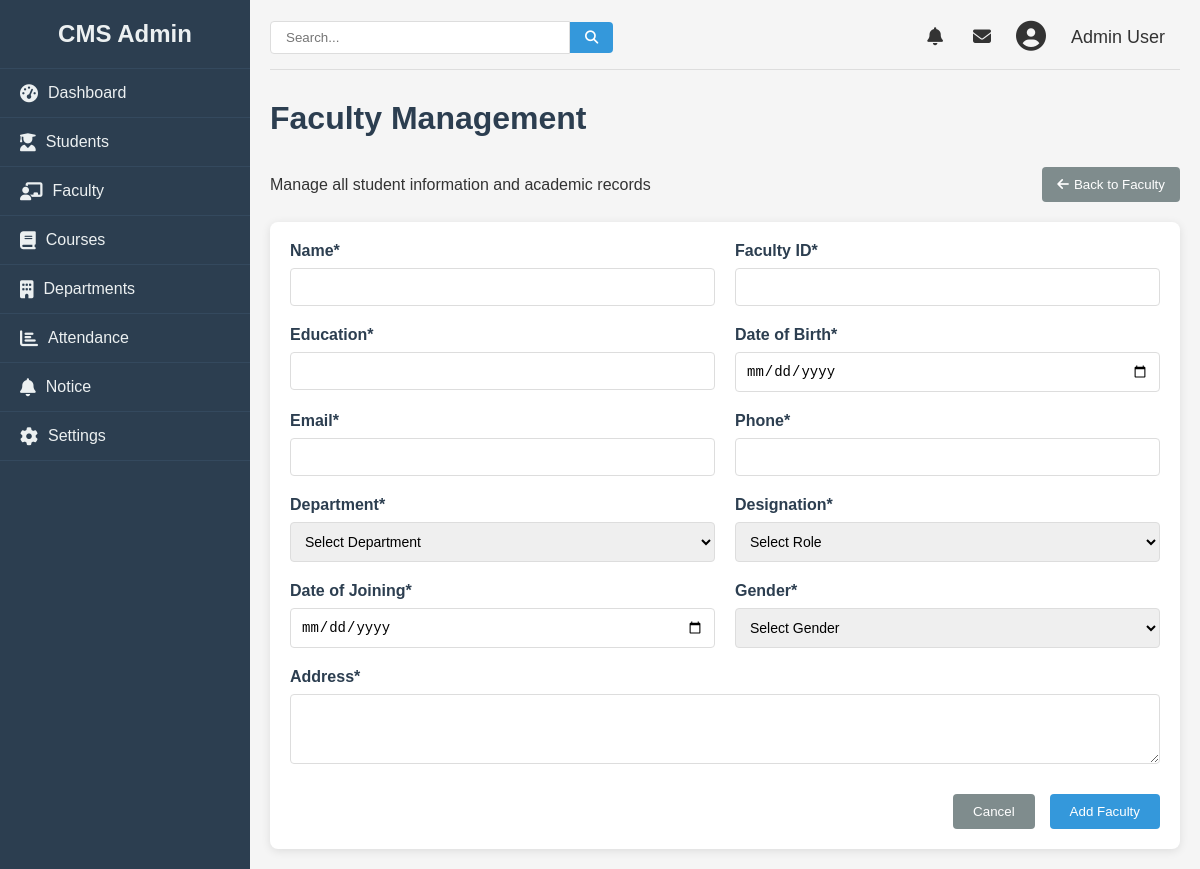
The page /admin/update/faculty/5 on the database as committed earlier.
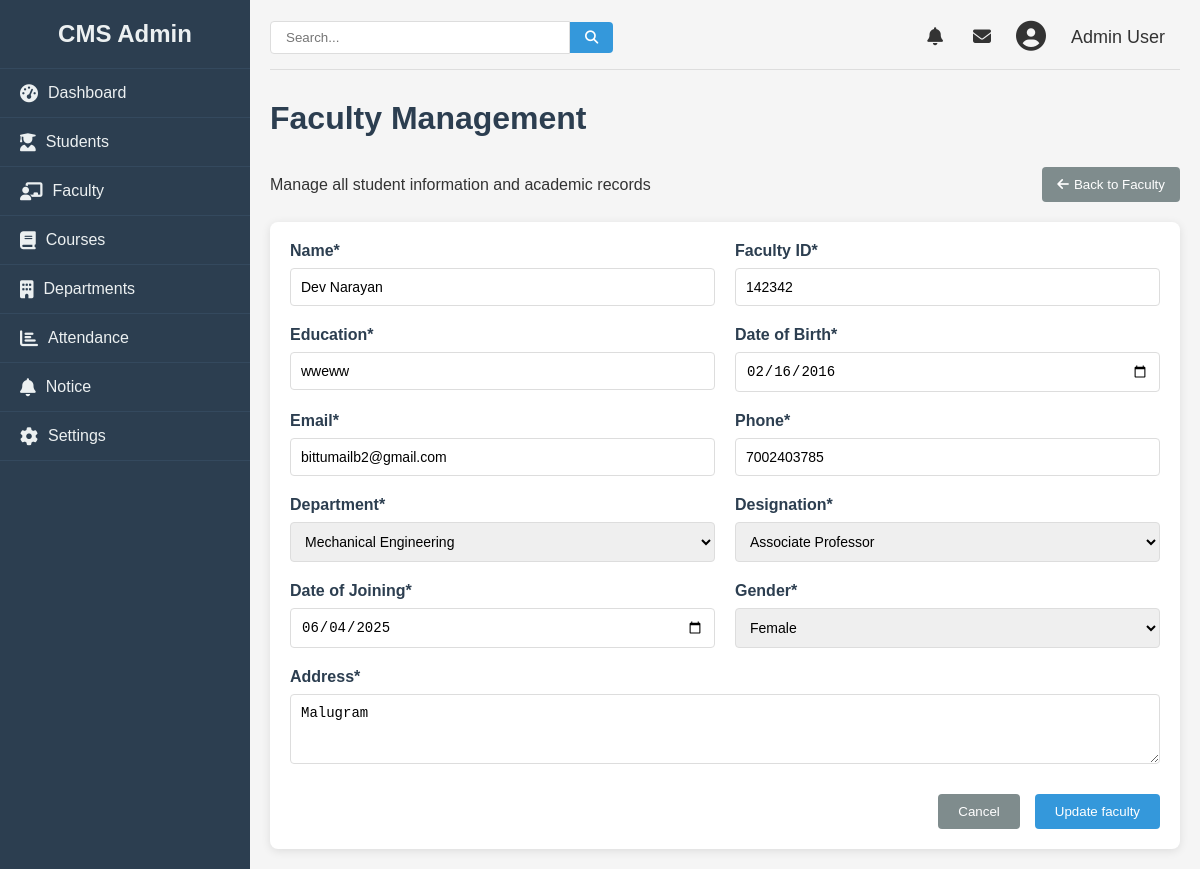
The same page on the database as committed later.
### college/model.py (models this page shows, shortened)
class Faculty(db.Model):
    id = db.Column(db.Integer, primary_key=True)
    name = db.Column(db.String(100), nullable=False)
    facultyid = db.Column(db.Integer, nullable=False)
    education = db.Column(db.String(100), nullable=False)
    email = db.Column(db.String(100), nullable=False)
    phone = db.Column(db.Integer, nullable=False)
    department = db.Column(db.Integer, nullable=False)
    role = db.Column(db.Integer, nullable=False)
    dob = db.Column(db.Date, nullable=False)
    doj = db.Column(db.Date, nullable=False)
    gender = db.Column(db.String, nullable=False)
    address = db.Column(db.String, nullable=False)

### college/admin/update.py (the view, shortened to what this page needs)
@app.route("/admin/update/faculty/<id>", methods = ["GET", "POST"])
def updatefaculty(id):
    faculty = Faculty.query.get(id)
    return render_template("addfaculty.html", data= faculty, departments= dep, designations = designs)

### college/admin/templates/addfaculty.html (shortened to what the changed rows need)
{% from "macro/cmsnav.html" import cmsnav%}
{%extends "admbase.html"%}
{%block head%}
<link rel="stylesheet" href="{{url_for('static', filename='css/styles.css')}}">
<link rel="stylesheet" href="https://cdnjs.cloudflare.com/ajax/libs/font-awesome/6.4.0/css/all.min.css">
{%endblock%}
{%block content%}
<div class="container" w-tid="21">
    {{cmsnav()}}
    <main class="main-content" w-tid="111">
        <div id="dashboard-page" class="content-section" w-tid="139">
            <div class="dashboard" w-tid="141">
                <h1 w-tid="357">Faculty Management</h1>
                <div class="student-form-container" w-tid="1519">
                    {%if data%}
                    <form id="add-student-form" method="POST" action="/admin/update/faculty/{{data.id}}" class="student-form"
                        w-tid="1521">
                        {%else%}
                        <form id="add-student-form" method="POST" action="/admin/addfaculty" class="student-form"
                        w-tid="1521">
                        {%endif%}
                        <div class="form-row" w-tid="1523">
                            <div class="form-group" w-tid="1525">
                                <label for="name" w-tid="1527">Name*</label>
                                <input type="text" id="new-firstName" name="name" required="" w-tid="1529" value="{{data.name}}">
                            </div>
                            <div class="form-group" w-tid="1525">
                                <label for="facultyid" w-tid="1527">Faculty ID*</label>
                                <input type="text" id="new-firstName" name="facultyid" required="" w-tid="1529"
                                value="{{data.facultyid}}">
                            </div>
                        </div>
                        <div class="form-row" w-tid="1523">
                            <div class="form-group" w-tid="1525">
                                <label for="education" w-tid="1527">Education*</label>
                                <input type="text" id="new-firstName" name="education" required="" w-tid="1529" value="{{data.education}}">
                            </div>
                            <div class="form-group" w-tid="1571">
                                <label for="new-dob" w-tid="1573">Date of Birth*</label>
                                <input type="date" id="new-dob" name="dob" required="" w-tid="1575" value="{{data.dob}}">
                            </div>
                        </div>
                        <div class="form-row" w-tid="1537">
                            <div class="form-group" w-tid="1539">
                                <label for="new-email" w-tid="1541">Email*</label>
                                <input type="email" id="new-email" name="email" required="" w-tid="1543"
                                value="{{data.email}}">
                            </div>
                            <div class="form-group" w-tid="1545">
                                <label for="new-phone" w-tid="1547">Phone*</label>
                                <input type="tel" id="new-phone" name="phone" required="" w-tid="1549" value="{{data.phone}}">
                            </div>
                        </div>
                        <div class="form-row" w-tid="1551">
                            <div class="form-group" w-tid="1553">
                                <label for="new-department" w-tid="1555">Department*</label>
                                <select id="new-department" name="department" required="" w-tid="1557">
                                    <option value="">Select Department</option>
                                    {%for dep in departments%}
                                    <option {%if dep==data.department%}selected{%endif%} value="{{dep}}">{{dep}}
                                    </option>
                                    {%endfor%}
                                </select>
                            </div>
                            <div class="form-group" w-tid="1561">
                                <label for="role" w-tid="1563">Designation*</label>
                                <select id="role" name="role" required="" w-tid="1565">
                                    <option value="">Select Role</option>
                                    {%for des in designations%}
                                    <option {%if des==data.role%}selected{%endif%} value="{{des}}">{{des}}
                                    </option>
                                    {%endfor%}
                                </select>
                            </div>
                        </div>
                        <div class="form-row" w-tid="1569">
                            <div class="form-group" w-tid="1571">
                                <label for="doj" w-tid="1573">Date of Joining*</label>
                                <input type="date" id="doj" name="doj" required="" w-tid="1575" value="{{data.doj}}">
                            </div>
                            <div class="form-group" w-tid="1577">
                                <label for="new-gender" w-tid="1579">Gender*</label>
                                <select id="new-gender" name="gender" required="" w-tid="1581">
                                    <option value="" w-tid="1583">Select Gender</option>
                                    {%set genders = ['Male', 'Female', 'Other']%}
                                    {%for gender in genders%}
                                    <option value="{{gender}}" {%if gender == data.gender%}selected{%endif%} w-tid="1585">{{gender}}</option>
                                    {%endfor%}
                                </select>
                            </div>
                        </div>
                        <div class="form-row" w-tid="1591">
                            <div class="form-group full-width" w-tid="1593">
                                <label for="new-address" w-tid="1595">Address*</label>
                                <textarea id="new-address" name="address" rows="3" required="" w-tid="1597">{{data.address}}</textarea>
                            </div>
                        </div>
                        <div class="form-actions" w-tid="1599">
                            <a href="/admin/faculty">
                            <button type="button" id="cancel-add-student" class="cancel-btn"
                                w-tid="1601">Cancel</button></a>
                            {%if data%}
                            <button type="submit" class="save-btn" w-tid="1603">Update faculty</button>
                            {%else%}
                            <button type="submit" class="save-btn" w-tid="1603">Add Faculty</button>
                            {%endif%}
                        </div>
                    </form>
                </div>
            </div>
        </div>
    </main>
</div>
{%endblock%}

Rows that differ between the two databases and show on the page:
added Faculty: name "Dev Narayan", facultyid "142342", education "wweww", dob "02/16/2016", email "bittumailb2@gmail.com", phone "7002403785", department "Mechanical Engineering", role "Associate Professor", doj "06/04/2025", gender "Female", address "Malugram"
Other text that changed with them:
form field department: "Select Department" → (not shown)
form field role: "Select Role" → (not shown)
form field gender: "Select Gender" → (not shown)
text no longer shown: "Add Faculty"
text now shown: "Update faculty"
